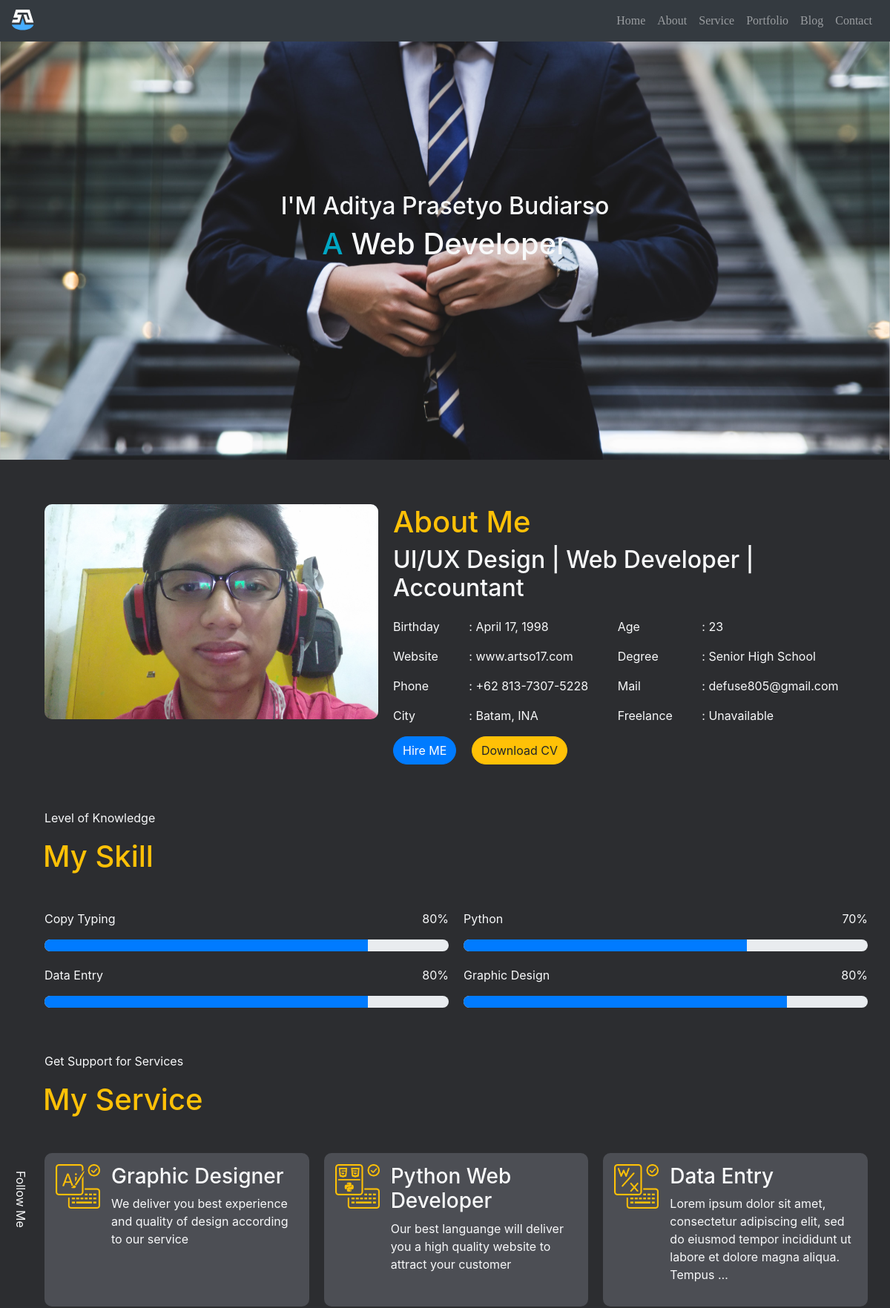
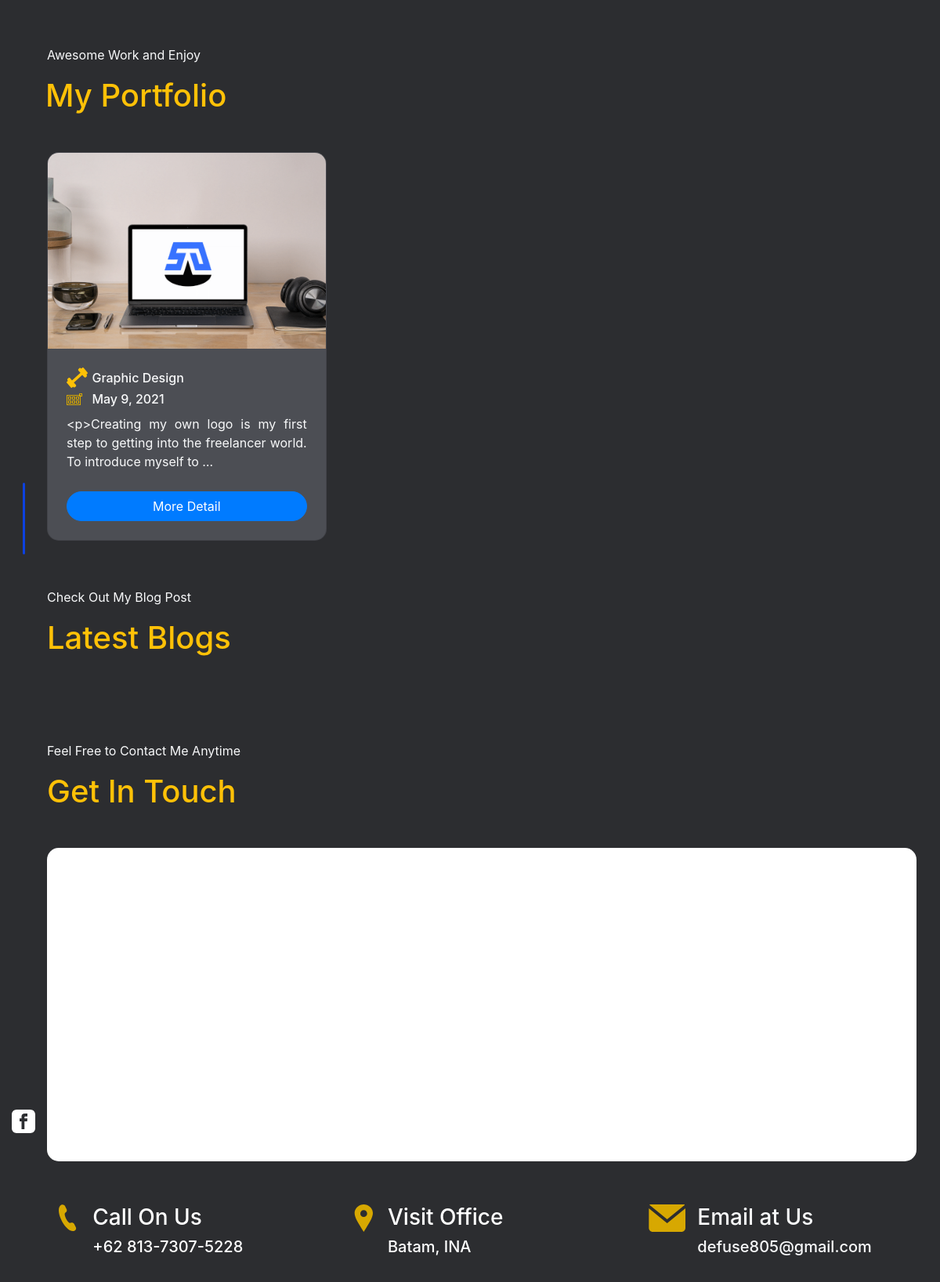
The page / (upper part) on the database its author committed (2 pictures, top to bottom).
### blog/models.py (models this page shows, shortened)
class About(models.Model):
    judul = models.CharField(max_length=200)
    gambar = models.ImageField(null=True, blank=True, upload_to='images/')
    about = models.CharField(max_length=200)
    birthday = models.DateField()
    website = models.CharField(max_length=200)
    phone = models.CharField(max_length=20)
    city = models.CharField(max_length=200)
    age = models.IntegerField()
    degree = models.CharField(max_length=200)
    email = models.EmailField()
    freelancer = models.BooleanField(default=False)
    is_published = models.BooleanField(default=False)

class Skill(models.Model):
    judul = models.CharField(max_length=50)
    nilai = models.PositiveSmallIntegerField()
    is_published = models.BooleanField(default=False)
    slug = models.SlugField(blank=True, editable=False)
    def __str__(self):
        return '{}'.format(self.judul)

class Service(models.Model):
    judul = models.CharField(max_length=100)
    icon = models.ImageField(null=True, blank=True, upload_to='images/')
    deskripsi = models.TextField()
    is_published = models.BooleanField(default=False)

class Portfolio(models.Model):
    judul = models.CharField(max_length=100)
    published = models.DateTimeField(auto_now_add=True)
    skill = models.ForeignKey(Skill, on_delete=models.CASCADE)
    gambar1 = models.ImageField(null=True, blank=True, upload_to='images/')
    gambar2 = models.ImageField(null=True, blank=True, upload_to="images/")
    video = models.FileField(blank=True, null=True, upload_to="videos/")
    deskripsi1 = RichTextField(blank=True, null=True)
    deskripsi2 = RichTextField(blank=True, null=True)
    is_published = models.BooleanField(default=False)
    slug = models.SlugField(blank=True, editable=False)

### blog/views.py (the view, shortened to what this page needs)
# urls.py: 2. Add a URL to urlpatterns:  path('', views.home, name='home')
def home(request):
    myabout = About.objects.get(judul='About Me')
    birth = myabout.birthday
    datenow = datetime.date.today()
    dayage = datenow-birth
    age = dayage.days//365
    portfolio_by_published = portfolios.order_by('-published')
    blog_by_published = blogs.order_by('-published')
    new_portfolios = []
    for i in range(len(portfolio_by_published)):
        if i == 6:
            break
        new_portfolios.append(portfolio_by_published[i])
    new_blogs = []
    for i in range(len(blog_by_published)):
        if i == 6:
            break
        new_blogs.append(blog_by_published[i])
    contact = CreateModel(request.POST)
    pengirim = ''
    konteks = {
        'judul': 'home',
        'abouts': myabout,
        'skills': skills,
        'age': age,
        'services': services,
        'portfolios': new_portfolios,
        'blogs': new_blogs,
        'contact': contact,
    }
    konteks['jumlah'] = {
        'portfolios': len(portfolios),
        'blogs': len(blogs),
    }
    return render(request, 'index.html', konteks)

### templates/index.html
{% extends 'base.html' %}
{% load static %}
{% block content %}
{% include 'snippets/nav.html' %}
{% include 'snippets/home.html' %}
{% include 'snippets/about.html' %}
{% include 'snippets/skill.html' %}
{% include 'snippets/services.html' %}
{% include 'snippets/portfolio.html' %}
{% include 'snippets/blog.html' %}
{% include 'snippets/contact.html' %}
{% endblock content %}

### templates/snippets/about.html (shortened to what this page needs)
<section class="about" id="about">
    <div class=" about-container text-light">
        <main class="about-main">
            <div class="img" style="background-image:url({{abouts.gambar.url}})">
            </div>
        <div class="about-list">
            <div class="about-list-describ">
                <h1 class="text-warning">About Me</h1>
                <h2>{{abouts.about}}</h2>
            </div>
            <div class="biodata ">
                <div>
                    <p>Birthday</p>
                    <p>Website</p>
                    <p>Phone</p>
                    <p>City</p>
                </div>
                <div>
                    <p>: {{abouts.birthday}}</p>
                    <p>: {{abouts.website}}</p>
                    <p>: {{abouts.phone}}</p>
                    <p>: {{abouts.city}}</p>
                </div>
                <div>
                    <p>Age</p>
                    <p>Degree</p>
                    <p>Mail</p>
                    <p>Freelance</p>
                </div>
                <div>
                    <p>: {{age}}</p>
                    <p>: {{abouts.degree}}</p>
                    <p>: {{abouts.email}}</p>
                    {% if abouts.freelancer %}
                    <p>: Available</p>
                    {% else %}
                    <p>: Unavailable</p>
                    {% endif %}
                </div>
            </div>
            <div class="button-about ">
                <a href="#form-name" class="btn btn-primary ">Hire ME</a>
                <a href="#" class="btn btn-warning ml-3">Download CV</a>
            </div>
    </div>
    </main>
    </div>
    </section>

### templates/snippets/skill.html
<section class="myskill" id="myskill">
    <div class=" myskill-container text-light">
        <main class="myskill-main">
            <header class="myskill-header">
                <p>Level of Knowledge</p>
                <h1 class="text-warning">My Skill</h1>
            </header>
            <div class="skill-list d-grid ">
                {% for skill in skills  %}
                <div class="item-skill-list d-grid">
                    <p class="skill">{{skill.judul}}</p>
                    <p class="takaran text-end">{{skill.nilai}}%</p>
                    <div class="progress p-bar">
                        <div class="progress-bar" role="progressbar" style="width:{{skill.nilai}}%" aria-valuenow="{{skill.nilai}}" aria-label="skill" aria-valuemin="0" aria-valuemax="100"></div>
                    </div>
                </div>
                {% endfor %}
            </div>
        </main>
    </div>
    </section>

### templates/snippets/services.html (shortened to what this page needs)
<section class="myservice" id="myservice">
    <div class=" myservice-container text-light">
        <main class="myservice-main">
            <header class="myservice-header">
                <p>Get Support for Services</p>
                <h1 class="text-warning">My Service</h1>
            </header>
            <div class="service-list cust-list d-grid">
                {% for service in services %}
                    {% if service.is_published %}
                        <div class="item-service item-list d-grid">
                            {% if service.icon.url is not None %}
                            <div class="service-image" style="background-image:url({{service.icon.url}})">
                            </div>
                            {% endif %}
                            <div class="service-describ">
                                <h3>{{service.judul}}</h3>
                                <p>{{service.deskripsi|truncatewords:"20"}}</p>
                            </div>
                        </div>
                    {% endif %}
                {% endfor %}
            </div>
        </main>
    </div>
    </section>

### templates/snippets/portfolio.html (shortened to what this page needs)
{% load static %}
<section class="myportfolio" id="myportfolio">
    <div class=" myportfolio-container text-light">
        <main class="myportfolio-main">
            <header class="myportfolio-header">
                <p>Awesome Work and Enjoy</p>
                <h1 class="text-warning">My Portfolio</h1>
            </header>
            <div class="myportfolio-list cust-list d-grid ">
                {% for portfolio in portfolios %}
                    {% if portfolio.is_published %}
                        <div class="myportfolio-item my-item card">
                            {% if portfolio.gambar1.url is not none %}
                                <div class="card-img-top" style="background-image:url({{portfolio.gambar1.url}})">
                                </div>
                            {% endif %}
                            <div class=" myportfolio-box my-box d-grid">
                                <div class=" d-grid myportfolio-describ my-describ">
                                    <img src="{% static 'vendor\css\media\images\skill-icon.svg' %}" alt="Icon">
                                    <h6 class="card-text m-0">{{portfolio.skill}}</h6>
                                    <img src="{% static 'vendor/css/media/images/icon-kalender.svg' %}" alt="">
                                    <h6 class="card-text m-0">{{portfolio.published|date}}</h6>
                                </div>
                                <div class="myportfolio-text">
                                    <p>{{portfolio.deskripsi1|truncatewords:"18" }}</p>
                                </div>
                                <a href="{% url 'list:portfolio_detail' portfolio.id %}" class="btn btn-primary">More Detail</a>
                            </div>
                        </div>
                    {% endif %}
                {% endfor %}
            </div>
        </main>
    </div>
    </section>

### templates/snippets/contact.html (shortened to what this page needs)
{% load static %}
<section class="mycontact mb-4" id="mycontact">
    <div class=" mycontact-container text-light">
        <main class="mycontact-main">
            <header class="mycontact-header">
                <p>Feel Free to Contact Me Anytime</p>
                <h1 class="text-warning">Get In Touch</h1>
            </header>
            <div class="mymap-box ">
                <div class=" mymap-item embed-responsive embed-responsive-16by9 ">
                    <iframe src="https://www.google.com/maps/embed?pb=!1m24!1m12!1m3!1d997.2930125173763!2d104.0535568880357!3d1.031273890840576!2m3!1f0!2f0!3f0!3m2!1i1024!2i768!4f13.1!4m9!3e0!4m3!3m2!1d1.0312778999999999!2d104.0541664!4m3!3m2!1d1.0312658!2d104.05416299999999!5e0!3m2!1sid!2sid!4v1619076699075!5m2!1sid!2sid" allowfullscreen="True" loading="lazy" title="mymap"></iframe>
                </div>
            </div>
            <div class="mycontact-list cust-list d-grid">
                <a href="#">
                    <div class="item-mycontact contact-list d-grid">
                        <div class="mycontact-image">
                            <img src="{% static 'vendor/css/media/images/phone-icon.svg' %}" alt="Phone">
                        </div>
                        <div class="mycontact-describ">
                            <h3>Call On Us</h3>
                            <h5>{{abouts.phone}}</h5>
                        </div>
                    </div>
                </a>
                <a href="https://goo.gl/maps/m43aCKJRChbw8Usr9" target="_blank">
                    <div class="item-mycontact contact-list d-grid">
                        <div class="mycontact-image">
                            <img src="{% static 'vendor/css/media/images/map-icon.svg' %}" alt="contact us">
                        </div>
                        <div class="mycontact-describ">
                            <h3>Visit Office</h3>
                            <h5>{{abouts.city}}</h5>
                        </div>
                    </div>
                </a>
                <label for="form-name" class="pointer">
                    <div class="item-mycontact contact-list d-grid" >
                        <div class="mycontact-image">
                            <img src="{% static 'vendor/css/media/images/mail-icon.svg' %}" alt="Email">
                        </div>
                        <div class="mycontact-describ">
                            <h3>Email at Us</h3>
                            <h5>{{abouts.email }}</h5>
                        </div>
                    </div>
                </label>
            </div>
            </div>
    </section>

### rows shown on the page
About: gambar (picture), about "UI/UX Design | Web Developer | Accountant", birthday "April 17, 1998", website "www.artso17.com", phone "+62 813-7307-5228", city "Batam, INA", degree "Senior High School", email "defuse805@gmail.com"
Skill: judul "Copy Typing", nilai "80"
Skill: judul "Python", nilai "70"
Skill: judul "Data Entry", nilai "80"
Skill: judul "Graphic Design", nilai "80"
Service: icon (picture), judul "Graphic Designer", deskripsi "We deliver you best experience and quality of design according to our service"
Service: icon (picture), judul "Python Web Developer", deskripsi "Our best languange will deliver you a high quality website to attract your customer"
Service: icon (picture), judul "Data Entry", deskripsi "Lorem ipsum dolor sit amet, consectetur adipiscing elit, sed do eiusmod tempor incididunt ut labore et dolore magna aliqua. Tempus …"
Portfolio: gambar1 (picture), is_published True (drawn), skill "Graphic Design", published "May 9, 2021", deskripsi1 "<p>Creating my own logo is my first step to getting into the freelancer world. To introduce myself to …"
